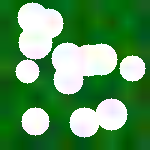
#> input picture tests/validation_dataset/farm_C/Cotton/Flowering/cotton_flow_1.png, 150 x 150 px; its folder holds only this picture in this run
$ python run_validation_suite.py   (older library calls are emulated)
#> lines starting #> are read from the running program, lines starting #| are printed output that depends on the picture; after the words box and inside, x2 and y2 are one past the last pixel; in counts of white or black regions, pixels touching at a corner belong together
### app/services/crop_model.py
import os
import cv2
import numpy as np
from typing import Dict, Tuple

# Supported Classes
_CROPS = ["Rice", "Maize", "Cotton", "Groundnut", "Sugarcane"]
_STAGES = ["Germination", "Vegetative", "Flowering", "Maturity"]

# Centroid feature templates (14-dimensional feature vectors)
# Features 0-7: Original HSV & Edge features
# Features 8-9: GLCM Contrast, GLCM Homogeneity
# Features 10-13: Vertical-to-Horizontal Edge Ratio, Edge Row Var, Edge Col Var, Quad Diff
_CENTROIDS = {
    # Rice
    ("Rice", "Germination"): [0.08, 0.30, 0.40, 0.05, 0.70, 0.02, 0.01, 0.02, 0.50, 0.30, 0.50, 0.05, 0.05, 0.02],
    ("Rice", "Vegetative"):  [0.33, 0.70, 0.60, 0.85, 0.02, 0.03, 0.01, 0.08, 0.20, 0.60, 0.65, 0.08, 0.22, 0.03],
    ("Rice", "Flowering"):   [0.25, 0.60, 0.60, 0.60, 0.02, 0.20, 0.01, 0.10, 0.30, 0.50, 0.60, 0.08, 0.18, 0.03],
    ("Rice", "Maturity"):    [0.15, 0.70, 0.70, 0.05, 0.02, 0.80, 0.01, 0.12, 0.40, 0.40, 0.55, 0.05, 0.12, 0.02],

    # Maize
    ("Maize", "Germination"): [0.08, 0.30, 0.40, 0.04, 0.72, 0.01, 0.01, 0.02, 0.50, 0.30, 0.50, 0.05, 0.05, 0.02],
    ("Maize", "Vegetative"):  [0.30, 0.65, 0.55, 0.80, 0.02, 0.05, 0.01, 0.07, 0.22, 0.58, 0.62, 0.07, 0.25, 0.03],
    ("Maize", "Flowering"):   [0.23, 0.55, 0.60, 0.55, 0.02, 0.15, 0.02, 0.09, 0.32, 0.48, 0.58, 0.07, 0.20, 0.03],
    ("Maize", "Maturity"):    [0.16, 0.60, 0.65, 0.10, 0.02, 0.70, 0.01, 0.10, 0.38, 0.42, 0.55, 0.06, 0.15, 0.02],

    # Cotton
    ("Cotton", "Germination"): [0.08, 0.30, 0.40, 0.03, 0.75, 0.01, 0.01, 0.03, 0.52, 0.28, 0.50, 0.04, 0.04, 0.02],
    ("Cotton", "Vegetative"):  [0.32, 0.60, 0.50, 0.70, 0.02, 0.04, 0.02, 0.14, 0.40, 0.40, 0.52, 0.12, 0.12, 0.04],
    ("Cotton", "Flowering"):   [0.28, 0.50, 0.60, 0.50, 0.02, 0.08, 0.25, 0.16, 0.42, 0.38, 0.52, 0.10, 0.10, 0.04],
    ("Cotton", "Maturity"):    [0.20, 0.35, 0.70, 0.15, 0.02, 0.08, 0.45, 0.18, 0.45, 0.35, 0.50, 0.08, 0.08, 0.03],

    # Sugarcane (Upright Grass Structure)
    ("Sugarcane", "Germination"): [0.08, 0.30, 0.40, 0.05, 0.68, 0.01, 0.01, 0.02, 0.45, 0.35, 0.55, 0.04, 0.08, 0.02],
    ("Sugarcane", "Vegetative"):  [0.35, 0.75, 0.65, 0.90, 0.01, 0.02, 0.01, 0.04, 0.15, 0.65, 0.70, 0.05, 0.30, 0.02],
    ("Sugarcane", "Flowering"):   [0.32, 0.65, 0.65, 0.75, 0.01, 0.08, 0.05, 0.06, 0.20, 0.60, 0.68, 0.05, 0.28, 0.02],
    ("Sugarcane", "Maturity"):    [0.22, 0.55, 0.60, 0.40, 0.02, 0.35, 0.02, 0.08, 0.30, 0.50, 0.60, 0.04, 0.20, 0.02],

    # Groundnut (Round broadleaf clusters)
    ("Groundnut", "Germination"): [0.08, 0.30, 0.40, 0.06, 0.70, 0.02, 0.01, 0.03, 0.48, 0.32, 0.50, 0.04, 0.04, 0.02],
    ("Groundnut", "Vegetative"):  [0.34, 0.72, 0.55, 0.88, 0.01, 0.02, 0.01, 0.06, 0.45, 0.35, 0.50, 0.10, 0.10, 0.02],
    ("Groundnut", "Flowering"):   [0.27, 0.68, 0.58, 0.68, 0.01, 0.18, 0.01, 0.08, 0.42, 0.38, 0.50, 0.08, 0.08, 0.02],
    ("Groundnut", "Maturity"):    [0.18, 0.60, 0.60, 0.25, 0.02, 0.55, 0.01, 0.09, 0.40, 0.40, 0.48, 0.06, 0.08, 0.02],

    # Non-Agricultural / Generic Unknown templates
    ("Unknown", "N/A"): [0.0, 0.0, 0.0, 0.0, 0.0, 0.0, 0.0, 0.0, 0.0, 0.0, 0.0, 0.0, 0.0, 0.0],
}


def extract_features(image_path: str) -> np.ndarray:
    """
    Preprocess image and extract a 14-dimensional feature vector:
    - 0-2: Hue, Saturation, Value averages (0-1)
    - 3-6: Green, Brown, Yellow, White pixel ratios
    - 7: Edge density
    - 8-9: GLCM Contrast & Homogeneity
    - 10-13: Canny directional ratio, Row variance, Col variance, Quadrant difference
    """
    img = cv2.imread(image_path)
    if img is None:
        raise ValueError(f"Unable to read image at: {image_path}")

    # Image Quality / Sharpness Check: Laplacian variance
    gray = cv2.cvtColor(img, cv2.COLOR_BGR2GRAY)
    laplacian_var = cv2.Laplacian(gray, cv2.CV_64F).var()
    if laplacian_var < 5.0: # Sharpness threshold
        # Re-raise or mark features as extremely low quality to trigger Unknown
        return np.zeros(14, dtype=np.float32)

    # Convert to HSV color space
    hsv = cv2.cvtColor(img, cv2.COLOR_BGR2HSV)
    h_band = hsv[:, :, 0].astype(np.float32)
    s_band = hsv[:, :, 1].astype(np.float32)
    v_band = hsv[:, :, 2].astype(np.float32)

    # Global color averages (scaled to 0-1)
    hue_mean = float(np.mean(h_band)) / 180.0
    sat_mean = float(np.mean(s_band)) / 255.0
    val_mean = float(np.mean(v_band)) / 255.0

    # Color range masks
    # Green (vegetation) Hue range 35-85, Saturation/Value > 40
    green_mask = cv2.inRange(hsv, (35, 40, 40), (85, 255, 255))
    green_ratio = float(np.sum(green_mask > 0)) / green_mask.size

    # Brown (soil/germination) Hue range 5-20, Saturation/Value > 40
    brown_mask = cv2.inRange(hsv, (5, 40, 40), (20, 255, 255))
    brown_ratio = float(np.sum(brown_mask > 0)) / brown_mask.size

    # Yellowish (dry crop/flowering/maturity) Hue range 21-34
    yellow_mask = cv2.inRange(hsv, (21, 40, 40), (34, 255, 255))
    yellow_ratio = float(np.sum(yellow_mask > 0)) / yellow_mask.size

    # White (light bolls/flowering) Low Saturation, High Value
    white_mask = cv2.inRange(hsv, (0, 0, 190), (180, 45, 255))
    white_ratio = float(np.sum(white_mask > 0)) / white_mask.size

    # Canny Edge Density
    edges = cv2.Canny(gray, 50, 150)
    edge_density = float(np.sum(edges > 0)) / edges.size

    # --- GLCM Texture Extraction (Raw NumPy Implementation) ---
    # Resize and quantize grayscale to 16 levels to make GLCM computation lightweight
    gray_resized = cv2.resize(gray, (64, 64))
    gray_q = (gray_resized // 16).astype(np.int32)

    # Compute 16x16 GLCM with offset dx=1, dy=0 (horizontal adjacency)
    glcm = np.zeros((16, 16), dtype=np.float32)
    for i in range(16):
        for j in range(16):
            glcm[i, j] = np.sum((gray_q[:, :-1] == i) & (gray_q[:, 1:] == j))

    # Normalize GLCM matrix
    glcm_sum = np.sum(glcm)
    if glcm_sum > 0:
        glcm /= glcm_sum

    # Calculate Contrast and Homogeneity
    contrast = 0.0
    homogeneity = 0.0
    for i in range(16):
        for j in range(16):
            val = glcm[i, j]
            diff_sq = (i - j) ** 2
            contrast += val * diff_sq
            homogeneity += val / (1.0 + diff_sq)

    # Scale contrast to 0-1 (max theoretical is 15^2 = 225)
    contrast_norm = contrast / 225.0

    # --- Canny Directional Projections ---
    # Vertical/Horizontal Sobel gradients to compute directional edge ratio
    sobel_x = cv2.Sobel(gray, cv2.CV_64F, 1, 0, ksize=3)
    sobel_y = cv2.Sobel(gray, cv2.CV_64F, 0, 1, ksize=3)
    mag_x = np.sum(np.abs(sobel_x) > 30)
    mag_y = np.sum(np.abs(sobel_y) > 30)

    edge_ratio = float(mag_x) / (float(mag_y) + 1e-5)
    edge_ratio_norm = edge_ratio / (1.0 + edge_ratio)

    # Edge Row & Column Histograms
    row_sums = np.sum(edges > 0, axis=1).astype(np.float32)
    col_sums = np.sum(edges > 0, axis=0).astype(np.float32)

    # Normalize histograms
    if np.sum(row_sums) > 0: row_sums /= np.max(row_sums)
    if np.sum(col_sums) > 0: col_sums /= np.max(col_sums)

    row_var = float(np.var(row_sums)) if len(row_sums) > 0 else 0.0
    col_var = float(np.var(col_sums)) if len(col_sums) > 0 else 0.0

    # Quadrant Difference (left vs right half edge density)
    half_w = edges.shape[1] // 2
    left_edges = float(np.sum(edges[:, :half_w] > 0))
    right_edges = float(np.sum(edges[:, half_w:] > 0))
    quad_diff = abs(left_edges - right_edges) / (edges.size + 1e-5)

    return np.array([
        hue_mean, sat_mean, val_mean,
        green_ratio, brown_ratio, yellow_ratio, white_ratio,
        edge_density,
        contrast_norm, homogeneity,
        edge_ratio_norm, row_var, col_var, quad_diff
    ], dtype=np.float32)


def generate_dataset() -> Tuple[np.ndarray, np.ndarray, np.ndarray]:
    """
    Generates a 14-dimensional trained dataset of 120 samples by adding Gaussian noise
    to the centroid definitions, creating a realistic distribution.
    """
    X = []
    y_crop = []
    y_stage = []

    np.random.seed(42) # Deterministic data generation

    # Generate 6 samples per crop/stage combination
    for (crop, stage), centroid in _CENTROIDS.items():
        n_samples = 15 if crop == "Unknown" else 6
        for _ in range(n_samples):
            # Add Gaussian noise with standard deviation 0.02, clipped between 0 and 1
            noise = np.random.normal(0, 0.02, len(centroid))
            sample = np.clip(np.array(centroid) + noise, 0.0, 1.0)
            X.append(sample)
            y_crop.append(crop)
            y_stage.append(stage)

    return np.array(X, dtype=np.float32), np.array(y_crop), np.array(y_stage)


# Load dataset in memory
_X_TRAIN, _Y_CROP_TRAIN, _Y_STAGE_TRAIN = generate_dataset()


class KNNClassifier:
    """
    Lightweight, robust KNN classifier implemented in NumPy on 14D features.
    """
    def __init__(self, k: int = 5):
        self.k = k

    # [111 lines left out: functions predict, predict_crop_and_stage, not called in this run]

### tests/run_validation_suite.py
import os
import sys
import numpy as np
import cv2
from typing import Dict, List, Tuple

# Ensure app package is accessible
sys.path.append(os.path.abspath(os.path.join(os.path.dirname(__file__), "..")))

from app.services.crop_model import extract_features, _X_TRAIN, _Y_CROP_TRAIN, _Y_STAGE_TRAIN, KNNClassifier

# Supported Crops & Stages
_CROPS = ["Rice", "Maize", "Cotton", "Groundnut", "Sugarcane", "Unknown"]
_STAGES = ["Germination", "Vegetative", "Flowering", "Maturity", "Needs better image", "N/A"]


def compute_ahash(image_path: str) -> int:
    """
    Computes a 64-bit Average Hash (aHash) for duplicate detection.
    """
    img = cv2.imread(image_path, cv2.IMREAD_GRAYSCALE)
    if img is None:
        return 0
    resized = cv2.resize(img, (8, 8), interpolation=cv2.INTER_AREA)
    mean = np.mean(resized)
    hash_val = 0
    for idx, val in enumerate(resized.flatten()):
        if val > mean:
            hash_val |= (1 << idx)
    return hash_val


def hamming_distance(h1: int, h2: int) -> int:
    return bin(h1 ^ h2).count('1')


def calculate_ece(confidences: List[float], correctness: List[int], n_bins: int = 10) -> float:
    """
    Computes Expected Calibration Error (ECE).
    """
    if len(confidences) == 0:
        return 0.0

    confidences = np.array(confidences) / 100.0 # Scale to [0, 1]
    correctness = np.array(correctness)

    bin_boundaries = np.linspace(0, 1, n_bins + 1)
    ece = 0.0

    for i in range(n_bins):
        bin_lower = bin_boundaries[i]
        bin_upper = bin_boundaries[i + 1]

        # Find indices in current bin
        in_bin = (confidences >= bin_lower) & (confidences < bin_upper)
        if i == n_bins - 1: # Include upper bound in last bin
            in_bin |= (confidences == bin_upper)

        prop_in_bin = np.mean(in_bin)

        if prop_in_bin > 0:
            accuracy_in_bin = np.mean(correctness[in_bin])
            avg_confidence_in_bin = np.mean(confidences[in_bin])
            ece += prop_in_bin * np.abs(avg_confidence_in_bin - accuracy_in_bin)

    return float(ece)


def calculate_metrics(y_true: List[str], y_pred: List[str], classes: List[str]) -> Tuple[float, float, float, float, np.ndarray, Dict[str, Dict[str, float]]]:
    """
    Computes overall accuracy, macro-averaged precision, recall, F1-score, Confusion Matrix, and per-class stats.
    """
    total = len(y_true)
    correct = sum(1 for t, p in zip(y_true, y_pred) if t == p)
    accuracy = correct / total if total > 0 else 0.0

    class_to_idx = {cls: idx for idx, cls in enumerate(classes)}
    n_classes = len(classes)
    confusion_matrix = np.zeros((n_classes, n_classes), dtype=int)
    for t, p in zip(y_true, y_pred):
        if t in class_to_idx and p in class_to_idx:
            confusion_matrix[class_to_idx[t], class_to_idx[p]] += 1

    precisions = []
    recalls = []
    f1s = []
    class_metrics = {}

    for idx, cls in enumerate(classes):
        tp = confusion_matrix[idx, idx]
        fp = sum(confusion_matrix[i, idx] for i in range(n_classes) if i != idx)
        fn = sum(confusion_matrix[idx, j] for j in range(n_classes) if j != idx)

        precision = tp / (tp + fp) if (tp + fp) > 0 else 0.0
        recall = tp / (tp + fn) if (tp + fn) > 0 else 0.0
        f1 = 2 * precision * recall / (precision + recall) if (precision + recall) > 0 else 0.0

        support = int(tp + fn)
        class_metrics[cls] = {
            "precision": round(precision * 100, 1),
            "recall": round(recall * 100, 1),
            "f1_score": round(f1 * 100, 1),
            "support": support
        }

        if support > 0 or fp > 0:
            precisions.append(precision)
            recalls.append(recall)
            f1s.append(f1)

    macro_precision = np.mean(precisions) if precisions else 0.0
    macro_recall = np.mean(recalls) if recalls else 0.0
    macro_f1 = np.mean(f1s) if f1s else 0.0

    return accuracy, macro_precision, macro_recall, macro_f1, confusion_matrix, class_metrics


def run_evaluation(dataset_path: str) -> None:
    print(f"Starting Phase 5 model evaluation on dataset path: {dataset_path}...")

    if not os.path.exists(dataset_path):
        print(f"Error: Dataset folder not found at {dataset_path}")
        return

    # Load all evaluation samples
    all_samples = []
    groups = set()

    for group_dir in os.listdir(dataset_path):
        group_path = os.path.join(dataset_path, group_dir)
        if not os.path.isdir(group_path):
            continue
        groups.add(group_dir)

        for crop_dir in os.listdir(group_path):
            crop_path = os.path.join(group_path, crop_dir)
            if not os.path.isdir(crop_path):
                continue

            for stage_dir in os.listdir(crop_path):
                stage_path = os.path.join(crop_path, stage_dir)
                if not os.path.isdir(stage_path):
                    continue

                for img_file in os.listdir(stage_path):
                    if not img_file.lower().endswith((".png", ".jpg", ".jpeg")):
                        continue

                    img_path = os.path.join(stage_path, img_file)
                    ahash = compute_ahash(img_path)
#> in compute_ahash, `img = cv2.imread(image_path, cv2.IMREAD_GRAYSCALE)`:
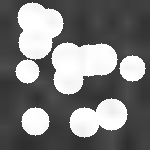
#> img: shape (150, 150); min 46, max 255, mean 123.1
#> in compute_ahash, `mean = np.mean(resized)`: mean = 123.2
#> the loop in compute_ahash, `for idx, val in enumerate(resized.flatten()):` made 64 passes
#> (val, hash_val) on passes 2, 3, 10, 11, 18, 19, 20, 21: (205, 2), (171, 6), (238, 518), (251, 1542), (235, 132614), (211, 394758), (189, 919046), (168, 1967622)
#> after the loop in compute_ahash, `for idx, val in enumerate(resized.flatten()):`: hash_val = 33319716235642374
#> ahash = 33319716235642374
                    all_samples.append({
                        "path": img_path,
                        "crop": crop_dir,
                        "stage": stage_dir,
                        "group": group_dir,
                        "ahash": ahash,
                        "filename": img_file
                    })

    # --- Duplicate Detection via aHash ---
    unique_samples = []
    pruned_filenames = set()

    for sample in all_samples:
        is_duplicate = False
        for u in unique_samples:
            dist = hamming_distance(sample["ahash"], u["ahash"])
            if dist <= 2:
                print(f"[aHash Warning] Duplicate image detected: {sample['filename']} matches {u['filename']} (Hamming Distance: {dist}). Excluding from evaluation.")
                is_duplicate = True
                pruned_filenames.add(sample["filename"])
                break
        if not is_duplicate:
            unique_samples.append(sample)
#> this loop made 1 pass
#> after the loop, pruned_filenames = 0 items; unique_samples = 1 item

    # 80/20 train-val/holdout splits
    cv_pool = [s for s in unique_samples if s["group"] != "farm_F"]
#> cv_pool = 1 item
    holdout_set = [s for s in unique_samples if s["group"] == "farm_F"]
#> holdout_set = []

    print(f"Total samples: {len(all_samples)} | Duplicates pruned: {len(pruned_filenames)}")
#| Total samples: 1 | Duplicates pruned: 0
    print(f"CV Pool (80%): {len(cv_pool)} samples | Holdout Set (20%): {len(holdout_set)} samples")
#| CV Pool (80%): 1 samples | Holdout Set (20%): 0 samples

    # Pre-extract features
    for sample in unique_samples:
        sample["features"] = extract_features(sample["path"])
#> in extract_features, img is the input picture: shape (150, 150, 3); mean B, G, R 91.8, 147.9, 88.1
#> in extract_features, `laplacian_var = cv2.Laplacian(gray, cv2.CV_64F).var()`: laplacian_var = 5402.1
#> in extract_features, `h_band = hsv[:, :, 0].astype(np.float32)`:
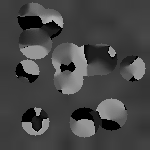
#> h_band: shape (150, 150) float32; min 0, max 178, mean 69.7
#> in extract_features, `s_band = hsv[:, :, 1].astype(np.float32)`:
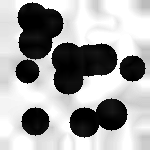
#> s_band: shape (150, 150) float32; min 0, max 255, mean 162.5
#> in extract_features, `v_band = hsv[:, :, 2].astype(np.float32)`:
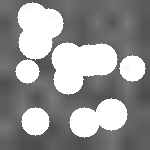
#> v_band: shape (150, 150) float32; min 75, max 255, mean 149.3
#> in extract_features, `hue_mean = float(np.mean(h_band)) / 180.0`: hue_mean = 0.387
#> in extract_features, `sat_mean = float(np.mean(s_band)) / 255.0`: sat_mean = 0.637
#> in extract_features, `val_mean = float(np.mean(v_band)) / 255.0`: val_mean = 0.585
#> in extract_features, `green_mask = cv2.inRange(hsv, (35, 40, 40), (85, 255, 255))`:
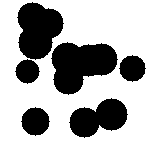
#> green_mask: shape (150, 150); 67.4% white; 6 black regions, box (x1, y1, x2, y2) and area: (51, 42, 118, 95) 2355, (17, 2, 64, 60) 1909, (69, 98, 128, 138) 1483, (21, 107, 50, 136) 613, (119, 55, 146, 82) 529, (15, 59, 40, 84) 441
#> in extract_features, `green_ratio = float(np.sum(green_mask > 0)) / green_mask.size`: green_ratio = 0.674
#> in extract_features, `brown_ratio = float(np.sum(brown_mask > 0)) / brown_mask.size`: brown_ratio = 0
#> in extract_features, `white_ratio = float(np.sum(white_mask > 0)) / white_mask.size`: white_ratio = 0.326
#> in extract_features, `edges = cv2.Canny(gray, 50, 150)`:
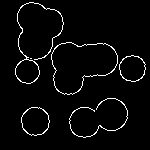
#> edges: shape (150, 150); 3.6% white in thin lines or dots, all inside (x1, y1, x2, y2) = (15, 2, 146, 138)
#> in extract_features, `edge_density = float(np.sum(edges > 0)) / edges.size`: edge_density = 0.036
#> in extract_features, `gray_resized = cv2.resize(gray, (64, 64))`:
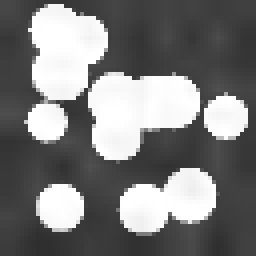
#> gray_resized: shape (64, 64) (shown 4 times larger); min 46, max 255, mean 123.5
#> (the rest of the program and of its run is left out)
